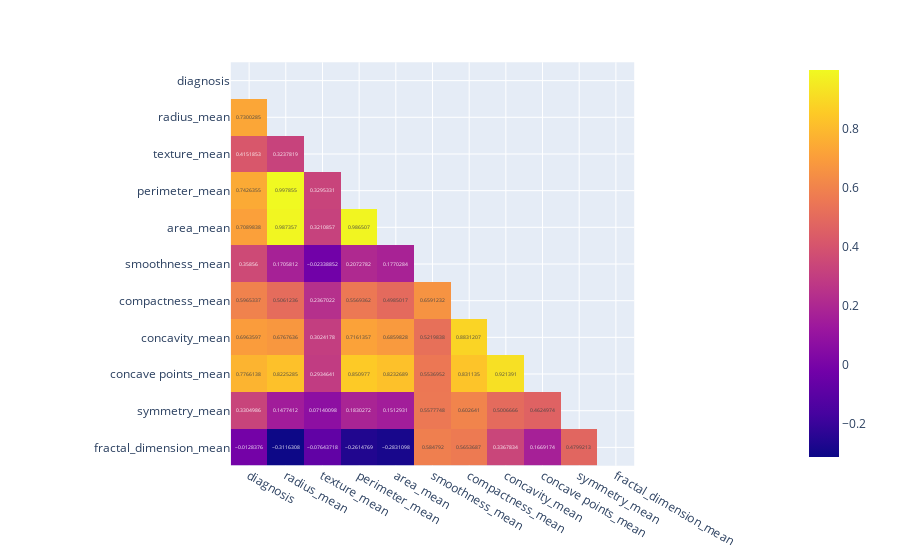

Notebook code for this chart:
### Code cell
# Creating a dataframe with correlation values
df_corr_mean = mean_df.corr()

# Showing heatmap
fig = px.imshow(lower_triangular_matrix(df_corr_mean), text_auto=True)
fig.show()

### Figure 1 — Plotly figure (JSON) as saved in the notebook; plotly's stock layout.template omitted (floating-point values rounded to 4 significant figures)
{"data": [{"coloraxis": "coloraxis", "hovertemplate": "x: %{x}<br>y: %{y}<br>color: %{z}<extra></extra>", "name": "0", "texttemplate": "%{z}", "type": "heatmap", "x": ["diagnosis", "radius_mean", "texture_mean", "perimeter_mean", "area_mean", "smoothness_mean", "compactness_mean", "concavity_mean", "concave points_mean", "symmetry_mean", "fractal_dimension_mean"], "xaxis": "x", "y": ["diagnosis", "radius_mean", "texture_mean", "perimeter_mean", "area_mean", "smoothness_mean", "compactness_mean", "concavity_mean", "concave points_mean", "symmetry_mean", "fractal_dimension_mean"], "yaxis": "y", "z": [[null, null, null, null, null, null, null, null, null, null, null], [0.73, null, null, null, null, null, null, null, null, null, null], [0.4152, 0.3238, null, null, null, null, null, null, null, null, null], [0.7426, 0.9979, 0.3295, null, null, null, null, null, null, null, null], [0.709, 0.9874, 0.3211, 0.9865, null, null, null, null, null, null, null], [0.3586, 0.1706, -0.02339, 0.2073, 0.177, null, null, null, null, null, null], [0.5965, 0.5061, 0.2367, 0.5569, 0.4985, 0.6591, null, null, null, null, null], [0.6964, 0.6768, 0.3024, 0.7161, 0.686, 0.522, 0.8831, null, null, null, null], [0.7766, 0.8225, 0.2935, 0.851, 0.8233, 0.5537, 0.8311, 0.9214, null, null, null], [0.3305, 0.1477, 0.0714, 0.183, 0.1513, 0.5578, 0.6026, 0.5007, 0.4625, null, null], [-0.01284, -0.3116, -0.07644, -0.2615, -0.2831, 0.5848, 0.5654, 0.3368, 0.1669, 0.4799, null]]}], "layout": {"coloraxis": {"colorscale": [[0, "#0d0887"], [0.1111, "#46039f"], [0.2222, "#7201a8"], [0.3333, "#9c179e"], [0.4444, "#bd3786"], [0.5556, "#d8576b"], [0.6667, "#ed7953"], [0.7778, "#fb9f3a"], [0.8889, "#fdca26"], [1, "#f0f921"]]}, "margin": {"t": 60}, "xaxis": {"anchor": "y", "constrain": "domain", "domain": [0, 1], "scaleanchor": "y"}, "yaxis": {"anchor": "x", "autorange": "reversed", "constrain": "domain", "domain": [0, 1]}}}
